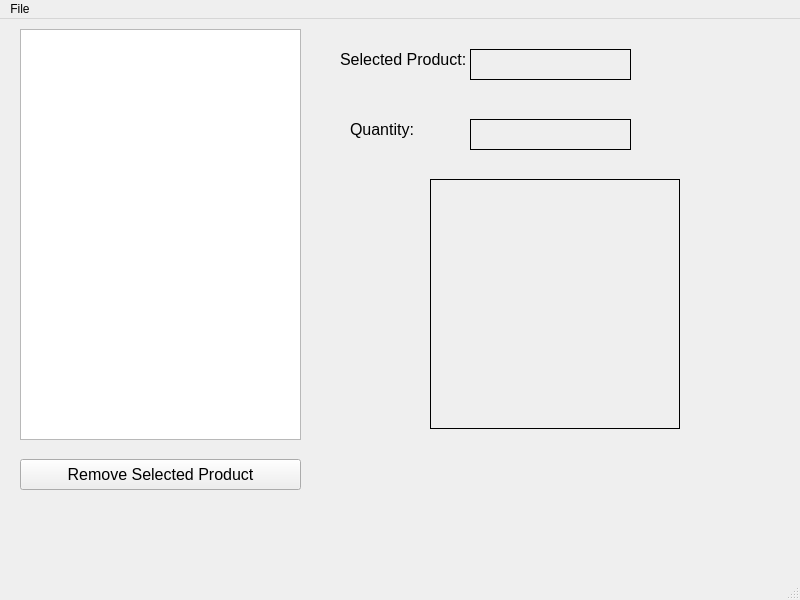
<?xml version="1.0" encoding="UTF-8"?>
<ui version="4.0">
 <class>MainWindow</class>
 <widget class="QMainWindow" name="MainWindow">
  <property name="geometry">
   <rect>
    <x>0</x>
    <y>0</y>
    <width>800</width>
    <height>600</height>
   </rect>
  </property>
  <property name="windowTitle">
   <string>Store Inventory Application</string>
  </property>
  <widget class="QWidget" name="centralwidget">
   <widget class="QListWidget" name="lstProducts">
    <property name="geometry">
     <rect>
      <x>20</x>
      <y>10</y>
      <width>281</width>
      <height>411</height>
     </rect>
    </property>
   </widget>
   <widget class="QLabel" name="label">
    <property name="geometry">
     <rect>
      <x>340</x>
      <y>30</y>
      <width>131</width>
      <height>21</height>
     </rect>
    </property>
    <property name="font">
     <font>
      <pointsize>12</pointsize>
     </font>
    </property>
    <property name="text">
     <string>Selected Product:</string>
    </property>
   </widget>
   <widget class="QLabel" name="label_2">
    <property name="geometry">
     <rect>
      <x>350</x>
      <y>100</y>
      <width>71</width>
      <height>21</height>
     </rect>
    </property>
    <property name="font">
     <font>
      <pointsize>12</pointsize>
     </font>
    </property>
    <property name="text">
     <string>Quantity:</string>
    </property>
   </widget>
   <widget class="QLabel" name="lblProductName">
    <property name="geometry">
     <rect>
      <x>470</x>
      <y>30</y>
      <width>161</width>
      <height>31</height>
     </rect>
    </property>
    <property name="font">
     <font>
      <pointsize>12</pointsize>
     </font>
    </property>
    <property name="frameShape">
     <enum>QFrame::Panel</enum>
    </property>
    <property name="text">
     <string/>
    </property>
   </widget>
   <widget class="QLabel" name="lblQuantity">
    <property name="geometry">
     <rect>
      <x>470</x>
      <y>100</y>
      <width>161</width>
      <height>31</height>
     </rect>
    </property>
    <property name="font">
     <font>
      <pointsize>12</pointsize>
     </font>
    </property>
    <property name="frameShape">
     <enum>QFrame::Panel</enum>
    </property>
    <property name="text">
     <string/>
    </property>
   </widget>
   <widget class="QLabel" name="lblImage">
    <property name="geometry">
     <rect>
      <x>430</x>
      <y>160</y>
      <width>250</width>
      <height>250</height>
     </rect>
    </property>
    <property name="font">
     <font>
      <pointsize>12</pointsize>
     </font>
    </property>
    <property name="frameShape">
     <enum>QFrame::Panel</enum>
    </property>
    <property name="text">
     <string/>
    </property>
   </widget>
   <widget class="QPushButton" name="btnRemove">
    <property name="geometry">
     <rect>
      <x>20</x>
      <y>440</y>
      <width>281</width>
      <height>31</height>
     </rect>
    </property>
    <property name="font">
     <font>
      <pointsize>12</pointsize>
     </font>
    </property>
    <property name="text">
     <string>Remove Selected Product</string>
    </property>
   </widget>
  </widget>
  <widget class="QMenuBar" name="menubar">
   <property name="geometry">
    <rect>
     <x>0</x>
     <y>0</y>
     <width>800</width>
     <height>20</height>
    </rect>
   </property>
   <widget class="QMenu" name="menuFile">
    <property name="title">
     <string>File</string>
    </property>
    <addaction name="menNewProduct"/>
    <addaction name="menuEditSelectedProduct"/>
    <addaction name="separator"/>
    <addaction name="menuSaveProducts"/>
    <addaction name="menuLoadProducts"/>
    <addaction name="separator"/>
    <addaction name="menuExit"/>
   </widget>
   <addaction name="menuFile"/>
  </widget>
  <widget class="QStatusBar" name="statusbar"/>
  <action name="menNewProduct">
   <property name="text">
    <string>New Product</string>
   </property>
  </action>
  <action name="menuEditSelectedProduct">
   <property name="text">
    <string>Edit Selected Product</string>
   </property>
  </action>
  <action name="menuSaveProducts">
   <property name="text">
    <string>Save Products</string>
   </property>
  </action>
  <action name="menuLoadProducts">
   <property name="text">
    <string>Load Products</string>
   </property>
  </action>
  <action name="menuExit">
   <property name="text">
    <string>Exit</string>
   </property>
  </action>
 </widget>
 <resources/>
 <connections/>
</ui>
